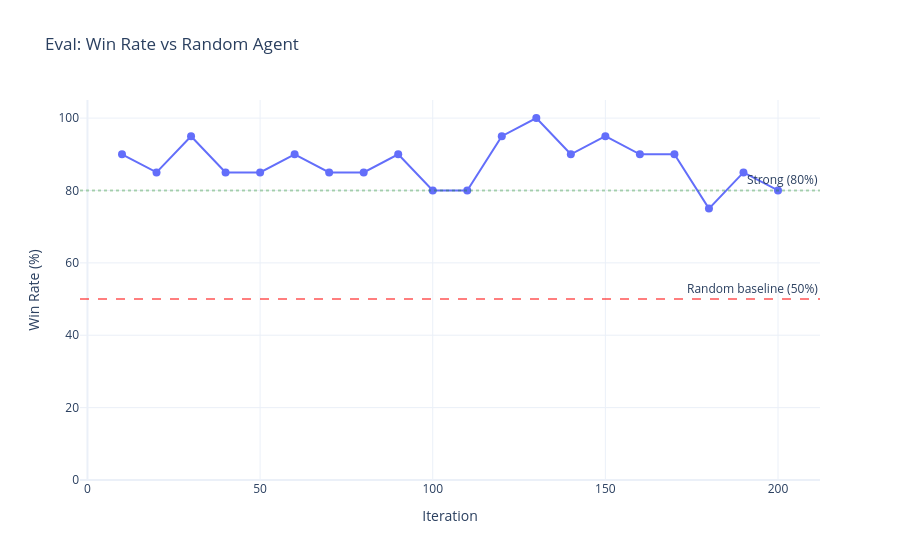

The cell this chart's notebook holds for it:
### Markdown cell above
## Win Rate vs Random Agent

The key metric: how often does the trained policy beat a random agent?
50% = random play, 100% = perfect against random.

### Code cell
if not ppo.empty and ppo["eval_win_rate"].notna().any():
    eval_rows = ppo.dropna(subset=["eval_win_rate"])
    fig = go.Figure()
    fig.add_trace(go.Scatter(
        x=eval_rows["iter"], y=eval_rows["eval_win_rate"] * 100,
        mode="lines+markers", name="Win Rate vs Random",
        marker=dict(size=8), line=dict(width=2),
        hovertemplate="Iter %{x}<br>Win rate: %{y:.1f}%<extra></extra>"
    ))
    fig.add_hline(y=50, line_dash="dash", line_color="red", opacity=0.5,
                  annotation_text="Random baseline (50%)")
    fig.add_hline(y=80, line_dash="dot", line_color="green", opacity=0.3,
                  annotation_text="Strong (80%)")
    fig.update_layout(title="Eval: Win Rate vs Random Agent",
                      xaxis_title="Iteration", yaxis_title="Win Rate (%)",
                      yaxis_range=[0, 105], height=400)
    fig.show()
else:
    print("No eval data yet.")

### Figure 1 — Plotly figure (JSON) as saved in the notebook; plotly's stock layout.template omitted (floating-point values rounded to 4 significant figures)
{"data": [{"hovertemplate": "Iter %{x}<br>Win rate: %{y:.1f}%<extra></extra>", "line": {"width": 2}, "marker": {"size": 8}, "mode": "lines+markers", "name": "Win Rate vs Random", "type": "scatter", "x": [10, 20, 30, 40, 50, 60, 70, 80, 90, 100, 110, 120, 130, 140, 150, 160, 170, 180, 190, 200], "y": [90.0, 85.0, 95.0, 85.0, 85.0, 90.0, 85.0, 85.0, 90.0, 80.0, 80.0, 95.0, 100.0, 90.0, 95.0, 90.0, 90.0, 75.0, 85.0, 80.0]}], "layout": {"annotations": [{"showarrow": false, "text": "Random baseline (50%)", "x": 1, "xanchor": "right", "xref": "x domain", "y": 50, "yanchor": "bottom", "yref": "y"}, {"showarrow": false, "text": "Strong (80%)", "x": 1, "xanchor": "right", "xref": "x domain", "y": 80, "yanchor": "bottom", "yref": "y"}], "autosize": true, "shapes": [{"line": {"color": "red", "dash": "dash"}, "opacity": 0.5, "type": "line", "x0": 0, "x1": 1, "xref": "x domain", "y0": 50, "y1": 50, "yref": "y"}, {"line": {"color": "green", "dash": "dot"}, "opacity": 0.3, "type": "line", "x0": 0, "x1": 1, "xref": "x domain", "y0": 80, "y1": 80, "yref": "y"}], "title": {"text": "Eval: Win Rate vs Random Agent"}, "xaxis": {"autorange": true, "range": [-1.642, 211.6], "title": {"text": "Iteration"}, "type": "linear"}, "yaxis": {"range": [0, 105], "title": {"text": "Win Rate (%)"}, "type": "linear"}}}
